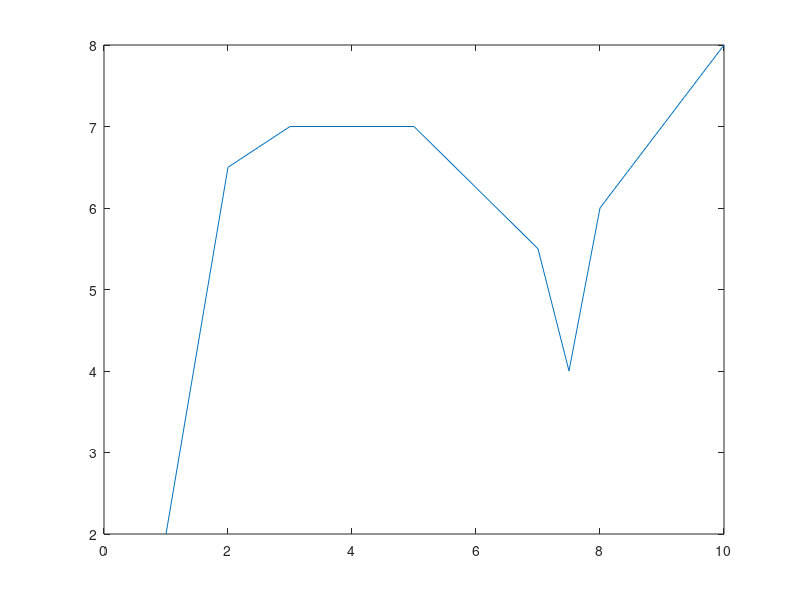

Write MATLAB code to recreate this figure.
%%1

x1 = [1 2 3 5 7 7.5 8 10];
y1 = [2 6.5 7 7 5.5 4 6 8];

figure(1)
plot(x1,y1);


%%%2 
%
%x1 = [1 2 8 10];
%x2 = [3 5 7 7.5];
%y1 = [2 6.5 7 7];
%y2 = [5.5 4 6 8];
%
%figure(1)
%plot(x1,y1,'r-',x2,y2,'b--');

%%3

%x1 = [1 2 8 10];
%x2 = [3 5 7 7.5];
%y1 = [2 6.5 7 7];
%y2 = [5.5 4 6 8];
%
%figure(1)
%plot(x1,y1,'-.r');

%%4

%x1 = [1 2 8 10 3 5 7 7.5];
%y1 = [2 6.5 7 7 5.5 4 6 8];
%
%
%figure(1)
%plot(x1,y1,'+m')


%y = [3 0 26 10] 


%%5
%x = [-2:0.0001:4]; 
%y = (3 .* (x .^ 3)) - (26 .* x) + (10);
%y1 = diff(y)/0.0001;
%y2 = diff(y1)/0.0001;
%
%figure(1)
%plot(y) 
%hold on 
%plot(y1)
%plot(y2)

%axis([-5,5,-50,150])

%%6

%x = -2*pi:0.0001:2*pi;
%f = 3.*x.*sin(x) - 2.*x; 
%g = diff(f)/0.0001;  
%%
%figure(1)
%plot(x,f)
%hold on 
%plot(x,g) 
%%
%%

%% 7 

%M = 3:0.0001:8; 
%E = 10.^(4.4)*10.^((3/2)*M);
%
%plot(M,E);




























































